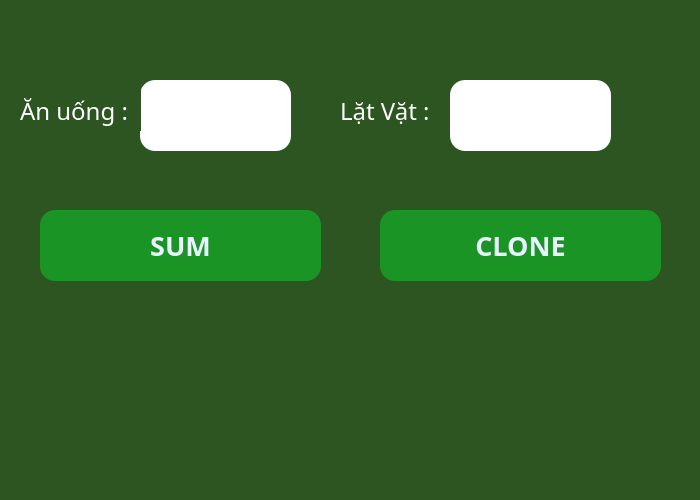
<?xml version="1.0" encoding="UTF-8"?>
<ui version="4.0">
 <class>Dialog</class>
 <widget class="QDialog" name="Dialog">
  <property name="geometry">
   <rect>
    <x>0</x>
    <y>0</y>
    <width>700</width>
    <height>500</height>
   </rect>
  </property>
  <property name="minimumSize">
   <size>
    <width>700</width>
    <height>500</height>
   </size>
  </property>
  <property name="maximumSize">
   <size>
    <width>700</width>
    <height>500</height>
   </size>
  </property>
  <property name="windowTitle">
   <string>Spending Management</string>
  </property>
  <property name="styleSheet">
   <string notr="true">background-color: rgb(44, 85, 33);</string>
  </property>
  <widget class="QTextEdit" name="eatTxt">
   <property name="geometry">
    <rect>
     <x>140</x>
     <y>80</y>
     <width>151</width>
     <height>71</height>
    </rect>
   </property>
   <property name="font">
    <font>
     <family>MS Reference Sans Serif</family>
     <pointsize>18</pointsize>
    </font>
   </property>
   <property name="styleSheet">
    <string notr="true">background-color: rgb(255, 255, 255);
border-radius:15px</string>
   </property>
  </widget>
  <widget class="QTextEdit" name="sunTxt">
   <property name="geometry">
    <rect>
     <x>450</x>
     <y>80</y>
     <width>161</width>
     <height>71</height>
    </rect>
   </property>
   <property name="font">
    <font>
     <family>MS Reference Sans Serif</family>
     <pointsize>18</pointsize>
    </font>
   </property>
   <property name="styleSheet">
    <string notr="true">background-color: rgb(255, 255, 255);
border-radius:15px
</string>
   </property>
  </widget>
  <widget class="QLabel" name="eatLb">
   <property name="geometry">
    <rect>
     <x>20</x>
     <y>90</y>
     <width>121</width>
     <height>41</height>
    </rect>
   </property>
   <property name="font">
    <font>
     <family>MS Reference Sans Serif</family>
     <pointsize>18</pointsize>
     <weight>50</weight>
     <bold>false</bold>
    </font>
   </property>
   <property name="styleSheet">
    <string notr="true">color: rgb(255, 255, 255);</string>
   </property>
   <property name="text">
    <string>Ăn uống :</string>
   </property>
   <property name="textFormat">
    <enum>Qt::PlainText</enum>
   </property>
  </widget>
  <widget class="QLabel" name="SunLb">
   <property name="geometry">
    <rect>
     <x>340</x>
     <y>90</y>
     <width>101</width>
     <height>41</height>
    </rect>
   </property>
   <property name="font">
    <font>
     <family>MS Reference Sans Serif</family>
     <pointsize>18</pointsize>
     <weight>50</weight>
     <bold>false</bold>
    </font>
   </property>
   <property name="styleSheet">
    <string notr="true">color: rgb(255, 255, 255);</string>
   </property>
   <property name="text">
    <string>Lặt Vặt :</string>
   </property>
   <property name="textFormat">
    <enum>Qt::PlainText</enum>
   </property>
  </widget>
  <widget class="QPushButton" name="sumBtn">
   <property name="geometry">
    <rect>
     <x>40</x>
     <y>210</y>
     <width>281</width>
     <height>71</height>
    </rect>
   </property>
   <property name="font">
    <font>
     <family>Myanmar Text</family>
     <pointsize>20</pointsize>
     <weight>75</weight>
     <bold>true</bold>
    </font>
   </property>
   <property name="styleSheet">
    <string notr="true">color: rgb(234, 242, 255);
alternate-background-color: rgb(38, 170, 65);
background-color: rgb(16, 170, 60);
background-color: rgb(26, 149, 37);
border-color: rgb(234, 242, 255);
border-radius:15px</string>
   </property>
   <property name="text">
    <string>SUM</string>
   </property>
  </widget>
  <widget class="QPushButton" name="cloneBtn">
   <property name="geometry">
    <rect>
     <x>380</x>
     <y>210</y>
     <width>281</width>
     <height>71</height>
    </rect>
   </property>
   <property name="font">
    <font>
     <family>Myanmar Text</family>
     <pointsize>20</pointsize>
     <weight>75</weight>
     <bold>true</bold>
    </font>
   </property>
   <property name="toolTip">
    <string extracomment="Clone your data in file Excel"/>
   </property>
   <property name="styleSheet">
    <string notr="true">color: rgb(234, 242, 255);
alternate-background-color: rgb(38, 170, 65);
background-color: rgb(16, 170, 60);
background-color: rgb(26, 149, 37);
border-color: rgb(234, 242, 255);
border-radius:15px</string>
   </property>
   <property name="text">
    <string>CLONE</string>
   </property>
  </widget>
  <widget class="QLabel" name="label">
   <property name="geometry">
    <rect>
     <x>90</x>
     <y>320</y>
     <width>591</width>
     <height>131</height>
    </rect>
   </property>
   <property name="font">
    <font>
     <family>MS Reference Sans Serif</family>
     <pointsize>18</pointsize>
     <weight>50</weight>
     <bold>false</bold>
    </font>
   </property>
   <property name="styleSheet">
    <string notr="true">color: rgb(255, 255, 255);</string>
   </property>
   <property name="text">
    <string/>
   </property>
   <property name="textFormat">
    <enum>Qt::PlainText</enum>
   </property>
  </widget>
 </widget>
 <resources/>
 <connections/>
</ui>
